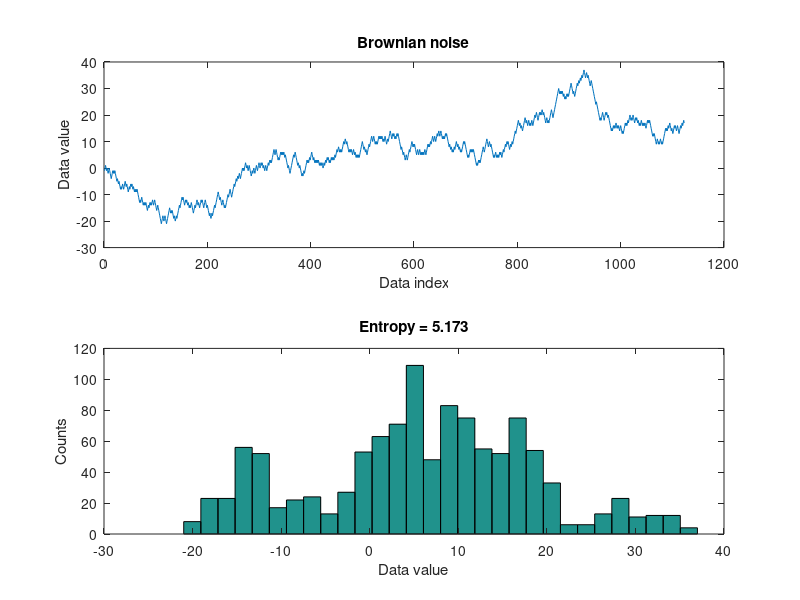

MATLAB code for this plot:
%%
%   COURSE: Master statistics and machine learning: intuition, math, code										
%      URL: udemy.com/course/statsml_x/?couponCode=202304 
% 
%  SECTION: Descriptive statistics
%    VIDEO: Inter-quartile range
% 
%  TEACHER: Mike X Cohen, sincxpress.com
%

%%

% a clear MATLAB workspace is a clear mental workspace
close all; clear
pkg load statistics % load Octave stats package

%% "discrete" entropy

% generate data
N = 1000;
numbers = ceil( 8*rand(N,1).^2 );


% get counts and probabilities
u = unique(numbers);
probs = zeros(length(u),1);

for ui=1:length(u)
    probs(ui) = sum(numbers==u(ui)) / N;
end


% compute entropy
entropee = -sum( probs.*log2(probs+eps) );


% plot
figure(1), clf
bar(u,probs)
title([ 'Entropy = ' num2str(entropee) ])
xlabel('Data value'), ylabel('Probability')

%% for random variables

% create Brownian noise
N = 1123;
brownnoise = cumsum( sign(randn(N,1)) );

figure(1), clf
subplot(211)
plot(brownnoise)
xlabel('Data index'), ylabel('Data value')
title('Brownian noise')

subplot(212)
hist(brownnoise,30) %%% Octave doesn't support: ,'Normalization','probability')
xlabel('Data value'), ylabel('Counts')


%% now compute entropy

% number of bins
nbins = 50;

% bin the data and convert to probability
[nPerBin,bins] = hist(brownnoise,nbins);
probs = nPerBin ./ sum(nPerBin);

% compute entropy
entro = -sum( probs.*log2(probs+eps) );

title([ 'Entropy = ' num2str(entro) ])

%% done.
